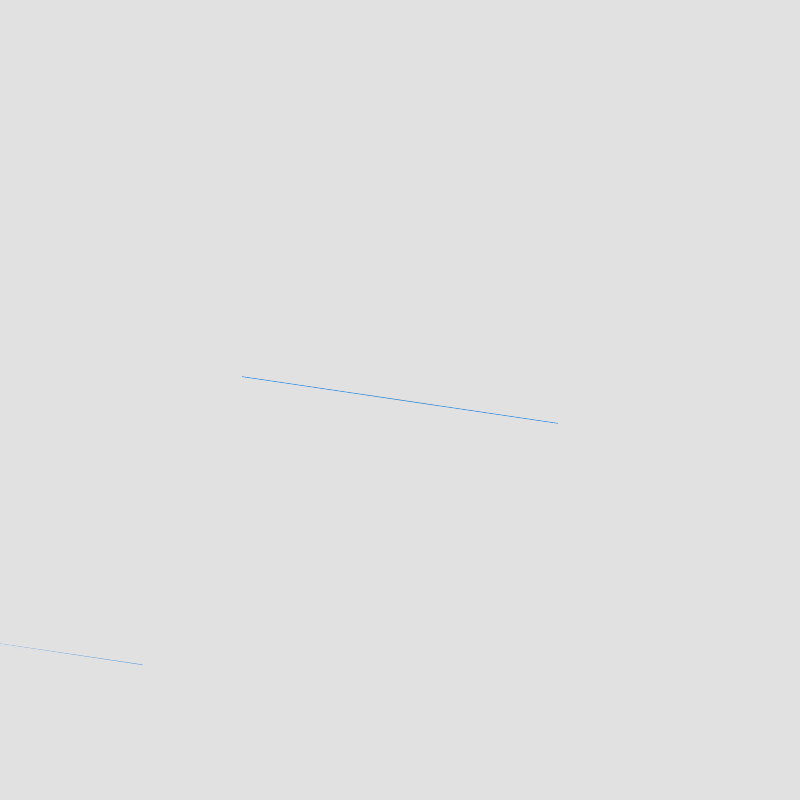
Frame 1 (no input)
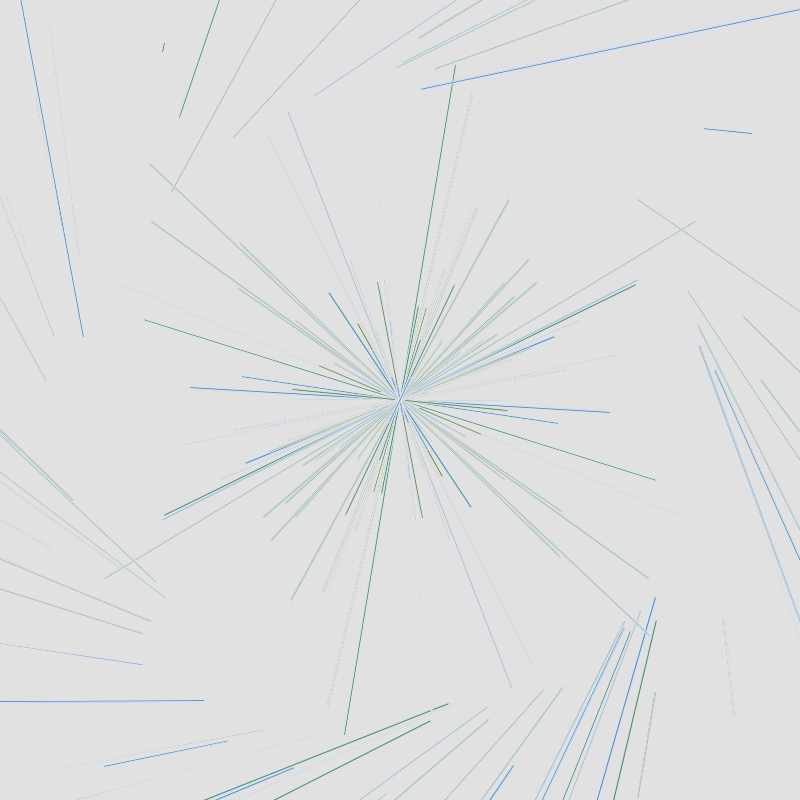
Frame 60 (the mouse pressed at the canvas centre just before this capture)
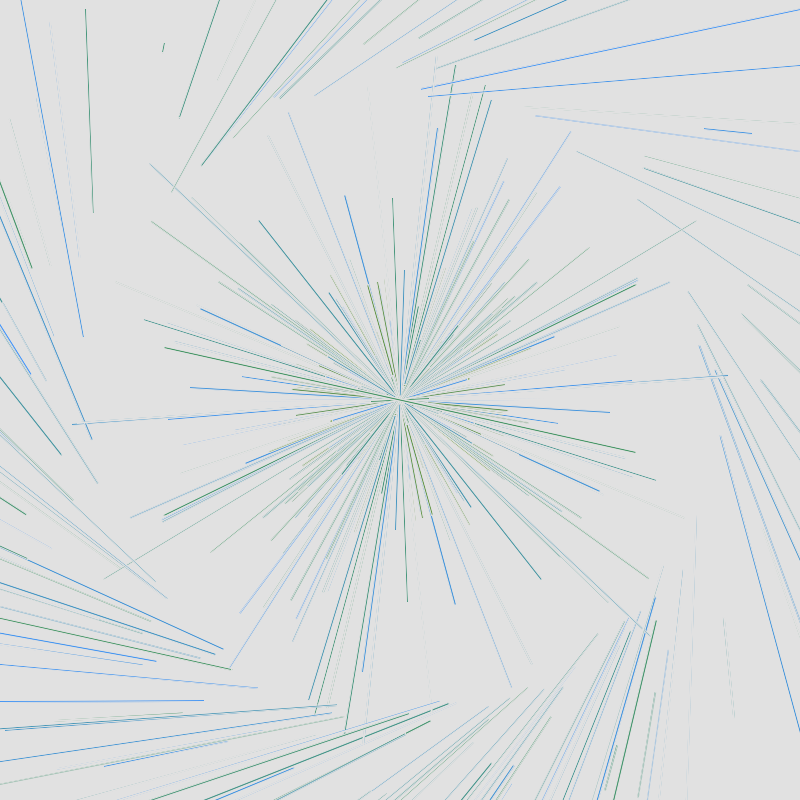
Frame 120 (the mouse held since frame 60 and released just before this capture)

The Processing sketch that drew these frames (run headless with seeded random() and noise(); from frame 60 on, the mouse is pressed at the canvas centre):

// Processing sketch: processing_131210
// ── processing_131210.pde

void setup() {
  size(800,800);
  background(225);
  stroke(225);
}

void draw(){
  translate(width/2,height/2);
  rotate(TWO_PI/random(2));
  rectMode(CENTER);
  fill(100,150,random(50,150));
  rect(0,0,random(1,2),random(300));
  fill(70,150,random(100,250));
  rect(0,0,random(1,2),random(700));
  rect(-300,-300,random(1,2),random(500));
  
}
